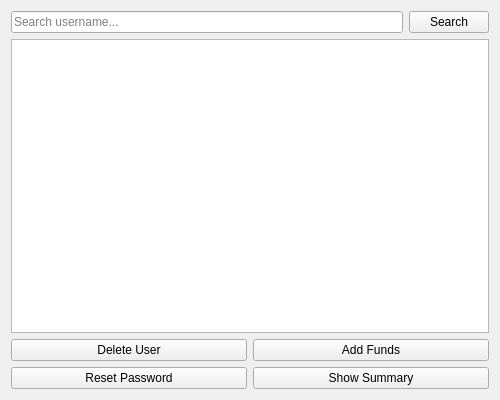
<?xml version="1.0" encoding="UTF-8"?>
<ui version="4.0">
 <class>AdminPanel</class>
 <widget class="QWidget" name="AdminPanel">
  <property name="geometry">
   <rect>
    <x>0</x>
    <y>0</y>
    <width>500</width>
    <height>400</height>
   </rect>
  </property>
  <property name="windowTitle">
   <string>Admin Panel</string>
  </property>
  <layout class="QVBoxLayout" name="verticalLayout">
   <item>
    <layout class="QHBoxLayout" name="searchLayout">
     <item>
      <widget class="QLineEdit" name="searchLineEdit">
       <property name="placeholderText">
        <string>Search username...</string>
       </property>
      </widget>
     </item>
     <item>
      <widget class="QPushButton" name="searchButton">
       <property name="text">
        <string>Search</string>
       </property>
      </widget>
     </item>
    </layout>
   </item>
   <item>
    <widget class="QListWidget" name="userListWidget"/>
   </item>
   <item>
    <layout class="QHBoxLayout" name="buttonLayout1">
     <item>
      <widget class="QPushButton" name="deleteButton">
       <property name="text">
        <string>Delete User</string>
       </property>
      </widget>
     </item>
     <item>
      <widget class="QPushButton" name="addFundsButton">
       <property name="text">
        <string>Add Funds</string>
       </property>
      </widget>
     </item>
    </layout>
   </item>
   <item>
    <layout class="QHBoxLayout" name="buttonLayout2">
     <item>
      <widget class="QPushButton" name="resetPasswordButton">
       <property name="text">
        <string>Reset Password</string>
       </property>
      </widget>
     </item>
     <item>
      <widget class="QPushButton" name="summaryButton">
       <property name="text">
        <string>Show Summary</string>
       </property>
      </widget>
     </item>
    </layout>
   </item>
  </layout>
 </widget>
 <resources/>
 <connections/>
</ui>
